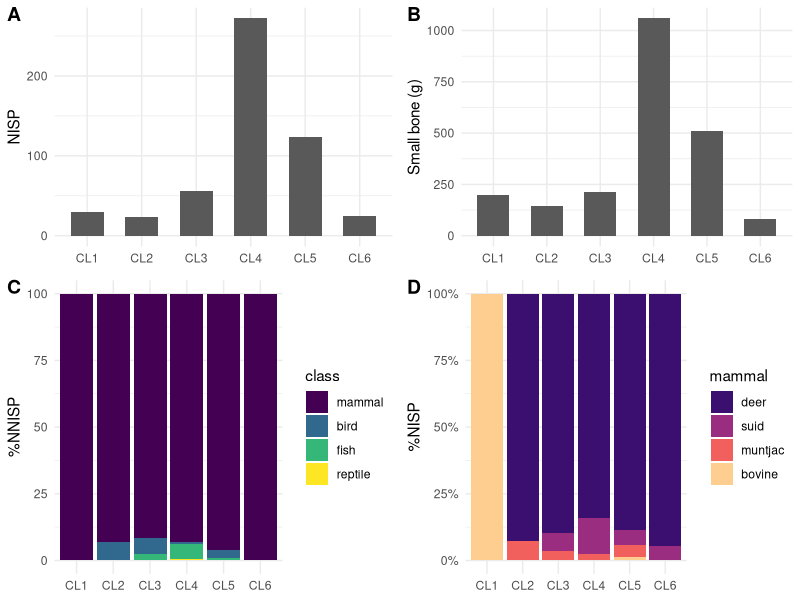
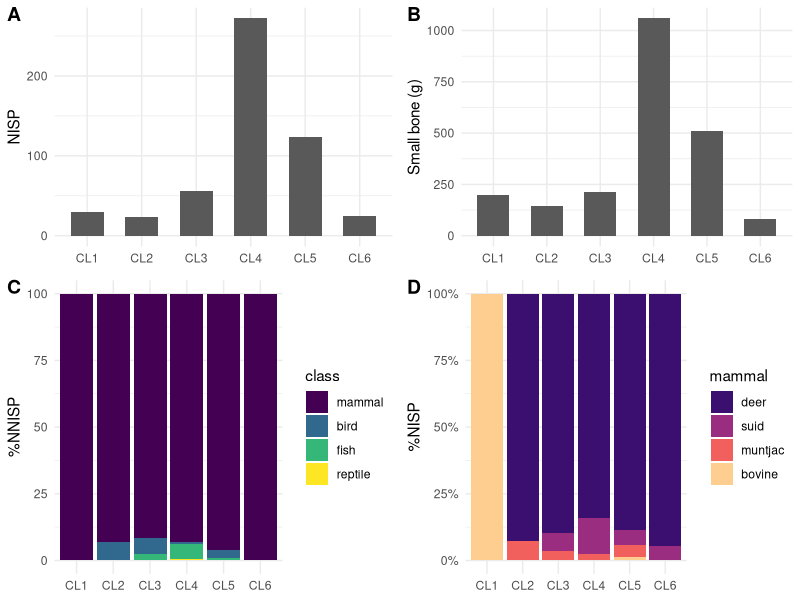

These figures' R source, in order: (Note: this script raises an error after producing the figures.)
library(tidyverse)
# read data
kwl_fauna <- readxl::read_excel(here::here("analysis","data","raw_data","KWL_faunal_P.xlsx"), sheet = 1,
                                col_types = "text")

kwl_fauna_HM <- readxl::read_excel(here::here("analysis","data","raw_data","KWL_faunal_HM.xlsx"), sheet = 1,
                                   col_types = "text")

kwl_fauna_broken <- readxl::read_excel(here::here("analysis","data","raw_data","broken_fauna.xlsx"), sheet = 1,
                                   col_types = "text")

sample_p <- readr::read_csv(here::here("analysis", "data", "raw_data", "kwl-list-of-sampling-squares.csv"))

kwl_chro_6 <- readxl::read_excel(here::here("analysis", "data", "raw_data", "KWL_chronology.xlsx"), sheet = 5)

# tidy chronological data
kwl_chro_tidy_6 <-
  kwl_chro_6 %>%
  mutate(area = str_sub(Pit, 5, 7), Pit = str_sub(Pit, 1, 4)) %>%
  mutate(area = ifelse(area == "", "ABCD", area)) %>%
  mutate(area = sapply(strsplit(area, ""), paste, collapse= ",")) %>%
  separate_rows(area) %>%
  pivot_longer(cols = starts_with("L"), names_to = "layer", values_to = "period") %>%
  mutate(layer = str_sub(layer, 2, 3)) %>%
  mutate(layer = ifelse(nchar(layer) == 1, paste0("0", layer), layer))

# combine faunal data of cultural layers and temporal sequences
fauna_sam <-
  kwl_fauna %>%
  mutate(Pit = paste(context, pit, sep = "")) %>%
  filter(Pit %in% sample_p$the_sq) %>%
  filter(componant == "上文化層" &!layer == "00") %>% #remove sc
  #filter(!str_detect(`總報告類別`, "[[:punct:]]+|[0-9]+")) %>%
  mutate(area = ifelse(is.na(area), "C", area)) %>% # assign an area to the blanks, which won't change the results
  left_join(kwl_chro_tidy_6, by = c("Pit" = "Pit", "layer" = "layer", "area" = "area"))

# combine faunal data of middens and temporal sequences
fauna_H_sam <-
  kwl_fauna_HM %>%
  select(-`空間號`, -`層   位`) %>%
  mutate(Pit = paste("P", pit, sep = "")) %>%
  filter(Pit %in% sample_p$the_sq) %>%
  filter(componant == "上文化層") %>%
  left_join(kwl_chro_tidy_6, by = c("Pit" = "Pit", "layer" = "layer", "area" = "area"))

# combine and tidy data from midden and cultural layers
fauna_combined_context_all <-
  rbind(fauna_sam, fauna_H_sam) %>% # combine the two datasets
  filter(!`部位/名稱` %in% c("角","犄角","角?")) %>%  #not associated with diet
  filter(!`部位/名稱`== "角基部"|!is.na(`部位/左右`)) %>% # associated with cranial parts
  mutate(`重量(g)` = as.numeric(`重量(g)`)) %>%
  group_by(taxa) %>%
  mutate(`Weight (g)` = sum(`重量(g)`, na.rm = T)) %>%
  ungroup() %>%
  mutate(period = factor(period, levels = c("CL1","CL2","CL3","CL4","CL5","CL6"), order = T)) %>%
  mutate(category = case_when(str_detect(animal, "sika")|str_detect(animal, "sambar")|
                                str_detect(animal, "e deer")~ "deer", str_detect(animal, "pig")|
                                str_detect(animal, "boar") ~ "suid", str_detect(animal, "fish") ~ "fish",
                              str_detect(animal, "cattle")|str_detect(animal, "buffalo")~ "bovine",
                              animal == "aves" ~ "bird", TRUE ~ animal)) %>%
  mutate(class = case_when(str_detect(taxa, "muntjac")|str_detect(taxa, "ammal")|str_detect(taxa, "erv")|
                             str_detect(taxa, "Sus")|str_detect(taxa, "Rattus")|str_detect(taxa, "Rusa")|
                             str_detect(taxa, "Bos")|str_detect(taxa, "Bubalus")~ "mammal",
                           str_detect(category, "fish") ~ "fish", str_detect(category, "bird") ~ "bird",
                           TRUE ~ "reptile")) %>%
  mutate(`部位/左右` = case_when(`部位/左右` == "Ｌ" ~ "L", `部位/左右` == "Ｒ" ~ "R", TRUE ~ `部位/左右`)) %>%
  mutate(category = fct_relevel(category, "deer","suid","muntjac","bovine","rat","bird","fish","turtle")) %>%
  mutate(cutmarks = ifelse(str_detect(`人為痕跡`, "切"), "yes", "no"),
         fractures = ifelse(str_detect(`人為痕跡`, "削")|str_detect(`人為痕跡`, "砍")|
                              str_detect(`人為痕跡`, "折")|str_detect(`人為痕跡`, "敲"), "yes", "no"),
         burning =  ifelse(str_detect(`人為痕跡`, "火")|str_detect(`人為痕跡`, "燒"), "yes", "no")) %>%
  filter(is.na(refitted)) # for NISP

# taxa counts
fauna_combined_taxa <-
  fauna_combined_context_all %>%
  count(taxa, `Weight (g)`) %>%
  mutate(taxa = str_replace(taxa, "cervidae", "cervid")) %>%
  mutate(taxa = case_when(str_detect(taxa, "mm") ~ paste("Indeterminate", tolower(taxa), sep =" "),
                          TRUE ~ taxa)) %>%
  mutate(`Common name` = case_when(str_detect(taxa, "Cer") ~ "Sika deer", str_detect(taxa, "Bub") ~
                                     "Water buffalo", str_detect(taxa, "Rus") ~ "Sambar deer",
                                   str_detect(taxa, "Ree") ~ "Muntjac", taxa == "Sus scrofa" ~ "Suid",
                                   str_detect(taxa, "Bos") ~ "Yellow cattle", str_detect(taxa, "Rat") ~
                                     "Rat", str_detect(taxa, "Pli") ~ "Catfish", str_detect(taxa, "Act") ~
                                     "Ray-finned fish", str_detect(taxa, "Tes") ~ "Turtle",
                                   str_detect(taxa, "cervid") ~ "Deer", taxa == "Sus scrofa domestica" ~
                                     "Domestic pig", taxa == "Aves" ~ "Birds")) %>%
  mutate(group = case_when(str_detect(`Common name`, "deer") ~ 1, str_detect(`Common name`, "Deer") ~ 2,
                           str_detect(taxa, "Sus") ~ 3, str_detect(taxa, "Bub")|str_detect(taxa, "Bos") ~ 4,
                           str_detect(taxa, "munt") ~ 5, str_detect(taxa, "Rat") ~ 6,
                           str_detect(`Common name`, "fish") ~ 7, str_detect(taxa, "Tes") ~ 8,
                           str_detect(taxa, "Ave") ~ 9, str_detect(taxa, "large m") ~ 10,
                           str_detect(taxa, "medium m") ~ 11, TRUE ~ 12)) %>%
  group_by(group) %>%
  arrange(desc(`Weight (g)`), .by_group = TRUE) %>%
  ungroup () %>%
  rename(Taxon = taxa, NISP = n) %>%
  select(Taxon, `Common name`,  NISP, `Weight (g)`) %>%
  bind_rows(summarise(., across(where(is.numeric), sum), across(where(is.character), ~"Total"))) %>%
  mutate(`Common name`= ifelse(is.na(`Common name`)|`Common name` == "Total", "-", `Common name`)) %>%
  mutate(Taxon = ifelse(Taxon == "Sus scrofa", "Sus spp.", Taxon))

# calculate MNI
fauna_combined_MNI <-
  fauna_combined_context_all %>%
  filter(!is.na(`部位/左右`)) %>%
  count(`部位/左右`, category, `部位/名稱`)

fauna_combined_context <- fauna_combined_context_all %>% filter(!taxa == "Rattus sp.") # remove rat

################### NISP & Taxonomic abundance ###################
# barplot I: NISP by period (NISP)
NISP_barplot <-
  fauna_combined_context %>%
  count(period) %>%
  drop_na() %>%
  ggplot(aes(x = period, y = n)) +
  geom_col(width = 0.6) + #geom_bar(stat = "identity", #  geom_col(width = 0.6) +  #
           #position = position_dodge2(preserve = "single"), widtg = 0.6) +
  labs(y = "NISP", x = NULL) +
  theme_minimal() +
  theme(legend.title=element_blank())

# barplot: across taxon
NISP_barplot_taxon <-
  fauna_combined_context %>%
  count(period, category) %>%
  drop_na() %>%
  ggplot(aes(x = period, y = n, fill = category)) +
  geom_bar(stat = "identity",
           position = position_dodge2(preserve = "single"), widtg = 0.6) +
  labs(y = "NISP", x = NULL) +
  theme_minimal() +
  theme(legend.title=element_blank())

# barplot II: broken bones (all taxa)
fauna_broken <-
  kwl_fauna_broken %>%
  mutate(area = ifelse(is.na(area), "C", area)) %>% # assign to blanks that won't change the pattern
  mutate(Pit = paste(context,pit, sep = "")) %>%
  filter(Pit %in% sample_p$the_sq) %>%
  left_join(kwl_chro_tidy_6) %>%
  filter(!is.na(period)) %>%
  mutate(`重量(g)` = as.numeric(`重量(g)`)) %>%
  group_by(period) %>%
  summarise(weight = sum(`重量(g)`))

fauna_broken_plot <-
  fauna_broken %>%
  mutate(period = factor(period, levels = c("CL1","CL2","CL3","CL4","CL5","CL6"), order = T)) %>%
  ggplot(aes(x= period, y= weight)) +
  geom_col(width = 0.6)+
  labs(x= NULL, y = "Small bone (g)") +
  theme_minimal()

# barplot III: classes of vertebrates by period (normed NISP across classes)
verte_class_barplot_normed <-
  fauna_combined_context %>%
  count(period, class) %>% #class
  drop_na(period, class) %>%
  mutate(NNISP = case_when(str_detect(class, "mammal") ~ n/205,
                           str_detect(class, "bird") ~ n/120,
                           str_detect(class, "fish") ~ n/150,
                           str_detect(class, "reptile") ~ n/200)) %>%
  mutate(class = factor(class, levels = c("mammal", "bird", "fish", "reptile"), ordered = TRUE)) %>%
  group_by(period) %>%
  summarise(total_per_period = sum(NNISP), across()) %>%
  mutate(`%NNISP` = (NNISP/total_per_period)*100) %>%
  ggplot(aes(x = period, y = `%NNISP`))+
  geom_bar(stat = "identity", aes(fill = class)) +
  labs(y = "%NNISP", x = NULL) +
  theme_minimal()

# barplot V: relative abundance of mammals by period
library(viridis)
verte_mammal_barplot <-
  fauna_combined_context %>%
  filter(class == "mammal") %>%
  drop_na(period, category) %>% # remove category to get absolute abundance
  mutate(category = factor(category, levels = c("deer", "suid", "muntjac", "bovine"), ordered = TRUE)) %>%
  ggplot(aes(x = period, fill = category))+
  geom_bar(position = "fill") +
  labs(y = "%NISP", x = NULL) +
  scale_y_continuous(labels = scales::percent) +
  theme_minimal() +
  scale_fill_viridis_d(option="magma", begin = 0.2, end = 0.9) +  #plasma
  guides(fill= guide_legend(title="mammal"))

library(cowplot)
top <- plot_grid(NISP_barplot, fauna_broken_plot, labels = c("A","B"))
bottom <- plot_grid(verte_class_barplot_normed, verte_mammal_barplot, labels = c('C', 'D'))
plot_grid(top, bottom, ncol = 1, align = "h", axis = 'l', rel_heights = c(1,1.2))

ggsave(here::here("analysis","figures", "NISP_pro_by_layer.png"),
       bg = "white",width = 7, height = 4, dpi = 360, units = "in")

################### ubiquity ###################
# calculate the number of units for each cultural layers
kwl_unit_per_period <-
  kwl_chro_6 %>%
  mutate(all = pmap_chr(select(., -Pit, -Grid), ~toString(unique(na.omit(c(...)))))) %>% # unite & remove duplicates
  mutate(unit = str_extract(Pit, "[A-Z]+[0-9]{3}")) %>%
  distinct(unit, .keep_all = TRUE) %>%
  mutate(CL1 = ifelse(str_detect(all, "CL1"), unit, NA)) %>% mutate(CL2 = ifelse(str_detect(all, "CL2"), unit, NA)) %>%
  mutate(CL3 = ifelse(str_detect(all, "CL3"), unit, NA)) %>% mutate(CL4 = ifelse(str_detect(all, "CL4"), unit, NA)) %>%
  mutate(CL5 = ifelse(str_detect(all, "CL5"), unit, NA)) %>% mutate(CL6 = ifelse(str_detect(all, "CL6"), unit, NA))

# count the units by cultural layers for later join
unit_by_period <-
  data.frame(unit_count = colSums(!is.na(kwl_unit_per_period))) %>%
  slice_tail(n = 6) %>%
  tibble::rownames_to_column("period")

# ubiquity of taxa from the 40 units by temporal sequences
fauna_ubiquity <-
  fauna_combined_context %>%
  select(Pit, layer, category, `重量(g)`, period, taxa) %>%
  count(period, Pit, category) %>%
  count(period, category) %>%
  drop_na(period, category) %>%
  left_join(unit_by_period) %>% # join the unit counts for each period
  mutate(ubiquity = paste(round(n/unit_count *100, 2), "%")) %>%
  select(-n, -unit_count) %>%
  pivot_wider(names_from = period, values_from = ubiquity) %>%
  arrange(category)

################### Skeletal part ###################
fauna_deer_only <-
  fauna_combined_context %>%
  filter(category %in% c("deer") & !is.na(period))

deer_element_BMD <- # based on Reitz and Wing (2008: 246, 247)
  fauna_deer_only %>%
  filter(!is.na(`部位/名稱`)) %>%
  count(`部位/名稱`,`部位/位置`) %>%
  mutate(part = paste0(`部位/名稱`,`部位/位置`)) %>%
  mutate(BMD = case_when(part == "astragaluscom." ~ 0.61, part %in% c("下顎及齒中段","下顎及齒片段","下顎骨片段", "下顎及齒前段") ~ 0.57,
         part == "下顎骨art." ~ 0.36, part == "下顎骨prox." ~ 0.61, part %in% c("尺骨art.", "尺骨com.", "尺骨prox.art.") ~ 0.45,
         part == "尺骨片段" ~ 0.44, part == "掌骨dis." ~ 0.58, part == "掌骨prox." ~ 0.69, part == "掌骨prox.art." ~ 0.56,
         part == "掌骨或蹠骨dis." ~ 0.575 , part == "掌骨或蹠骨dis.art." ~ 0.505, part == "掌骨或蹠骨prox." ~ 0.67,
         part %in% c("掌骨或蹠骨片段", "掌骨dis.sh.l") ~ 0.74, part == "橈骨dis." ~ 0.38, part == "橈骨dis.art." ~ 0.43,
         part == "橈骨prox." ~ 0.62, part == "橈骨prox.art." ~ 0.42, part %in% c("橈骨中段", "橈骨prox.art.sh.l") ~ 0.68,
         part %in% c("第1趾骨com.", "第1趾骨dis.") ~ 0.57, part  %in% c("第1趾骨片段", "趾骨片段") ~ 0.42, part == "第1趾骨prox." ~ 0.36,
         part == "第2趾骨prox." ~ 0.28, part %in% c("第2趾骨com.", "第2趾骨dis.","第2趾骨dis.art.") ~ 0.35,
         part == "第3趾骨com." ~ 0.25, part == "第二頸椎片段" ~ 0.16, part == "肋骨prox." ~ 0.26, part == "肋骨dor." ~ 0.25,
         part == "肋骨中段" ~ 0.40, part == "肋骨片段" ~ 0.24, part == "股骨dis.art." ~ 0.28, part == "股骨prox." ~ 0.36,
         part == "股骨prox.art." ~ 0.41, part %in% c("股骨中段", "股骨片段") ~ 0.57, part %in% c("肩胛骨art.", "肩胛骨dis.art.") ~ 0.36,
         part %in% c("肩胛骨dis.", "肩胛骨中段") ~ 0.49, part == "肩胛骨片段" ~ 0.34, part %in% c("肱骨dis.art.sh.", "肱骨dis.sh.")  ~ 0.63,
         part == "肱骨dis.art."  ~ 0.39, part %in% c("肱骨prox.art.", "肱骨prox.")  ~ 0.24, part %in% c("肱骨中段", "肱骨片段")  ~ 0.53,
         part == "胸椎片段" ~ 0.24, part == "胸骨片段" ~ 0.22, part == "脊椎片段"  ~ 0.27, part == "腰椎axi."  ~ 0.29,
         part %in% c("脛骨dis.", "脛骨dis.art.sh.") ~ 0.51, part == "脛骨dis.art."  ~ 0.50, part %in% c("脛骨prox.", "脛骨prox.art.") ~ 0.30,
         part %in% c("脛骨中段", "脛骨dis.art.sh.l") ~ 0.74, part == "腕骨cun.com." ~ 0.72, part == "腕骨trap.com." ~ 0.74,
         part == "腕骨sca.com." ~ 0.98, part == "腕骨unc.com." ~ 0.78, part %in% c("薦骨axi.", "薦骨片段") ~ 0.19,
         part %in% c("跗骨com.", "跗骨片段") ~ 0.62, part %in% c("跟骨com.", "跟骨片段") ~ 0.64, part == "跟骨dis.art." ~ 0.41,
         part == "蹠骨dis.art." ~ 0.50, part %in% c("蹠骨dis.sh.l", "蹠骨中段") ~ 0.74, part == "蹠骨prox." ~ 0.65,
         part == "蹠骨prox.art." ~ 0.55, part == "頸椎prox.art." ~ 0.16, part == "髖骨art." ~ 0.27, part == "髖骨isc." ~ 0.41,
         part == "髖骨ili.art." ~ 0.49,  part == "上肢骨中段" ~ 0.63)) %>%
  filter(!is.na(BMD)) %>%
  group_by(`部位/名稱`, BMD) %>%
  summarise(NISP = sum(n, na.rm = T)) %>%
  mutate(exp_NISP = case_when(`部位/名稱` %in% c("第1趾骨", "第2趾骨", "趾骨") ~ 17*8, `部位/名稱` == "第3趾骨" ~ 17*4,
                              `部位/名稱` %in% c("第二頸椎","頸椎", "薦骨", "胸骨") ~ 17*1, `部位/名稱` == "腰椎" ~ 17*6,
                              `部位/名稱` %in% c ("脊椎", "胸椎") ~ 17*13, `部位/名稱` == "肋骨" ~ 17*26,
                              TRUE ~ 17*2)) %>%
  mutate(sur_per = NISP/exp_NISP*100)

write.csv(deer_element_BMD, here::here("analysis", "data", "derived_data", "deer_BMD.csv"))

Survival_BMD <-
  deer_element_BMD %>%
  ggplot(aes(x= BMD, y= sur_per)) +
  geom_point() +
  labs(x= "Bone Mineral Density", y= "% Survivorship") +
  scale_y_continuous(breaks = seq(0, 100, by = 20)) +
  theme_minimal()

lm_sur_BMD <- summary(lm(NISP ~ BMD, data = deer_element_BMD))
cor_sur_BMD <- cor.test(deer_element_BMD$NISP, deer_element_BMD$BMD)

fauna_deer_portion <-
  fauna_deer_only %>%
  mutate(portion = case_when(
    `部位/名稱` %in% c("胸椎","腰椎","頸椎","第二頸椎","脊椎","肋骨","薦骨","胸骨") ~ "axial",
    `部位/名稱` %in% c("肩胛骨","肱骨","尺骨","橈骨") ~ "upper forelimb", #upper limb, "上肢骨"
    `部位/名稱` %in% c("脛骨","髖骨","股骨") ~ "upper hindlimb",
    `部位/名稱` %in% c("掌骨","掌骨或蹠骨","蹠骨","跗骨","腕骨","跟骨","astragalus") ~ "lower limb",
    `部位/名稱` %in% c("上顎骨","上顎及齒","下顎及齒","下顎骨","枕骨","頭骨","顱骨", "角基部") ~ "head", #
    `部位/名稱` %in% c("第1趾骨","第2趾骨","第3趾骨","趾骨") ~ "foot"))  #"上顎齒","下顎齒","臼齒","齒"

deer_metapodials <-
  fauna_deer_only %>%
  mutate(metapodials = case_when(`部位/名稱` == "掌骨" ~ "metacarpals", `部位/名稱` == "蹠骨" ~ "metatarsals",
                                 `部位/名稱` == "掌骨或蹠骨" ~ "metapodials")) %>%
  filter(!is.na(metapodials)) %>%
  count(period, metapodials)


deer_portion_plot <-
  fauna_deer_portion %>%
  select(period, portion, animal) %>%
  drop_na() %>%
  count(period, portion) %>%
  mutate(period = factor(period, levels = c("CL1","CL2","CL3","CL4","CL5","CL6"))) %>% #ordered = TRUE
  mutate(portion= factor(portion, levels = c('head','upper forelimb','upper hindlimb','axial','lower limb','foot'))) %>%
  ggplot(aes(period, n, fill = portion)) + #fill = portion
  geom_bar(stat = "identity",
           position = position_dodge2(preserve = "single"), widtg = 0.6) + #stat = "identity", position = "fill"
  labs(x = "Cultural layer", y = "NISP") +
  guides(fill= guide_legend(title="deer portion")) +
  scale_fill_viridis_d(labels = c('head','upper forelimb','upper hindlimb','axial','lower limb','foot')) +
  theme_minimal()

# long bones
deer_long_bone <-
  fauna_deer_only %>%
  filter(`部位/名稱` %in% c("脛骨","股骨","肱骨","橈骨","尺骨","上肢骨","掌骨","掌骨或蹠骨","蹠骨")) %>%
  count(period, `部位/位置`) %>%
  mutate(zone = case_when(str_detect(`部位/位置`, "prox.")|`部位/位置` == "art." ~ "proximal",
                          str_detect(`部位/位置`, "dis.") ~ "distal", str_detect(`部位/位置`, "com.") ~ "complete",
                          str_detect(`部位/位置`, "段") ~ "medial"))

long_bone_period <-
  fauna_deer_only %>%
  filter(`部位/名稱` == "上肢骨") %>%
  count(period)

deer_longbone_pro <-
  deer_long_bone %>%
  ggplot(aes(x = period, fill = zone)) +
  geom_bar(position = "fill", width = 0.7) +
  labs(y = "%NISP", x = "cultural layer") +
  scale_y_continuous(labels = scales::percent) +
  theme_minimal()

plot_grid(deer_portion_plot, Survival_BMD,
          labels = c('A', 'B'), rel_widths = c(2.2, 1), label_size = 12)

ggsave(here::here("analysis", "figures", "deer_elements.png"), h = 3, w = 10, units = "in")

################### fragmentation #######################
# calculate MNE
deer_MNE <-
  fauna_deer_only  %>%
  filter(!is.na(`部位/左右`)&is.na(overlap)) %>% #remove overlapped fragments
  count(period,`部位/左右`,`部位/名稱`,`部位/位置`) %>%
  group_by(period) %>%
  summarise(MNE = sum(n), across())

deer_NISP <- fauna_deer_only %>% count(period) %>% rename(NISP = n)

frag_index <- left_join(deer_MNE, deer_NISP) %>% mutate(index = MNE/NISP)

weight_head <-
  fauna_deer_portion %>%
  mutate(`重量(g)` = as.numeric(`重量(g)`)) %>%
  filter(portion == "head") %>%
  group_by(period) %>%
  summarise(weight = sum(`重量(g)`, na.rm = T)) %>%
  filter(!is.na(period)) %>%
  ggplot(aes(x= period, y=weight,  width=0.5)) +
  geom_bar(stat="identity")+
  theme_minimal()

#ggsave(here::here("analysis", "figures", "talk-fauna-6.png"), h = 2, w =4, units = "in")

################### Cut marks ###################
# count cut marks across taxa
fauna_total_cut <-
  fauna_combined_context %>%
  filter(cutmarks == "yes") %>%
  group_by(taxa, period) %>%
  count() %>%
  drop_na(period, taxa)

# joints of major limbs for deer
fauna_deer_joints <- # based on Lyman (2005)
  fauna_deer_portion  %>%
  mutate(part = paste0(`部位/名稱`,`部位/位置`)) %>%
  select(period, cutmarks, part, "人為痕跡", "部位/名稱") %>%
  mutate(joint = case_when(str_detect(part, "肩胛骨dis")|str_detect(part, "肩胛骨art")|str_detect(part, "肱骨prox") ~ "shoulder",
         str_detect(part, "肱骨dis")|str_detect(part, "橈骨prox")|str_detect(part, "尺骨prox")|str_detect(part, "尺骨art") ~ "elbow",
         str_detect(part, "橈骨dis")|str_detect(part, "尺骨dis")|str_detect(part, "腕骨")|str_detect(part, "掌骨prox") ~ "wrist",
         str_detect(part, "髖骨art")|str_detect(part, "髖骨ili")|str_detect(part, "股骨prox") ~ "hip",
         str_detect(part, "股骨dis")|str_detect(part, "脛骨prox") ~ "knee",
         str_detect(part, "脛骨dis")|str_detect(part, "跟骨") |str_detect(part, "跗骨")|
         str_detect(part, "astragalus")|str_detect(part, "蹠骨prox") ~ "ankle")) #"蹠骨(或掌骨)"

# deer joints with cutmarks
fauna_deer_cut <-
  fauna_deer_joints %>%
  filter(cutmarks == "yes"|str_detect("人為痕跡", "砍")) %>%
  group_by(period, joint) %>%
  count() %>%
  rename(`NISP with cutmarks` = n) %>%
  drop_na()

# deer joints in total
deer_cut_pro <-
  fauna_deer_joints %>%
  group_by(period, joint) %>%
  count() %>%
  left_join(fauna_deer_cut) %>%
  rename(NISP = n) %>%
  drop_na() %>%
  #mutate_all(funs(ifelse(is.na(.), 0, .))) %>%
  #mutate(proportion = round(`NISP with cutmarks`/NISP, 2), NNISP = NISP/2) %>% #%NNISP= NNISP/sum(NNISP)
  group_by(period) %>%
  mutate(proportion  = `NISP with cutmarks`/NISP)

# plot joins with cut marks
deer_cut_plot <-
  ggplot(deer_cut_pro, aes(x = period, y = proportion,
         fill = factor(joint, levels = (c("shoulder","elbow","wrist","hip","knee","ankle"))))) +
  geom_bar(stat = "identity", position = position_dodge2(preserve = "single")) +
  scale_color_discrete(breaks=c("CL1", "CL2", "CL3", "CL4", "CL5", "CL6")) +
  labs(x = "Cultural layer", y = "%NISP") +
  guides(fill= guide_legend(title="joints"))+
  scale_fill_viridis_d(labels=c("shoulder","elbow","wrist","hip","knee","ankle")) +
  theme_minimal()

ggsave(here::here("analysis", "figures", "deer_cutmarks.png"), w =6, h = 2.5, units = "in")

# t-test (for two groups only)
res <- deer_cut_pro %>% filter(period %in% c("CL4", "CL5"))
t.test(proportion ~ period, data = res)

################### cut marks related to skinning ###################
# Skeletal elements related to skinning
deerskin_portion <-
  fauna_deer_only %>%
  mutate(skinning_cut = case_when(
    str_detect(.$`部位/名稱`, "掌骨")|str_detect(.$`部位/名稱`, "蹠骨") ~ "metapodials",
    str_detect(.$`部位/名稱`, "腕骨")|str_detect(.$`部位/名稱`, "跗骨") ~ "carpal/tarsal",
    str_detect(.$`部位/名稱`, "趾骨") ~ "phalanges", str_detect(.$`部位/名稱`, "頸椎")|
    str_detect(.$`部位/名稱`, "枕骨") ~ "neck/tail regions", TRUE ~ "others"))

# NISP for skeletal elements related to skinning
deerskin_portion_NISP <-
  deerskin_portion %>%
  filter(!skinning_cut == "others") %>%
  group_by(period, skinning_cut) %>%
  count() %>%
  rename(NISP_skin_bone = n) %>%
  drop_na()

# plot bones associated with hide removal processes
deer_skinning_related <-
  deerskin_portion_NISP %>%
  ggplot(aes(x = period, y = NISP_skin_bone , fill = skinning_cut)) +
  scale_color_discrete(breaks=c("CL1", "CL2", "CL3", "CL4", "CL5", "CL6")) +
  geom_bar(stat = "identity", position = position_dodge2(preserve = "single")) +
  labs(x = NULL, y = "NISP") +
  scale_fill_viridis_d(labels=c('carpal/\ntarsal', 'metapodials', 'neck/\ntail regions', 'phalanges')) +
  theme_minimal()

# NISP with skinning cut marks
deerskin_portion_NISP_cut <-
  deerskin_portion %>%
  filter(!skinning_cut == "others") %>%
  filter(str_detect(`人為痕跡`, "s")) %>%
  group_by(period, skinning_cut) %>%
  count() %>%
  left_join(deerskin_portion_NISP) %>%
  mutate(proportion = n/NISP_skin_bone)

# plot the proportion of skinning bones with cutmarks
deer_cut_skinning <-
  deerskin_portion_NISP_cut %>%
  ggplot(aes(x = period, y = proportion , fill = skinning_cut)) +
  scale_color_discrete(breaks=c("CL1", "CL2", "CL3", "CL4", "CL5", "CL6")) +
  geom_bar(stat = "identity", position = position_dodge2(preserve = "single")) +
  labs(x = NULL, y = "%NISP") +
  scale_fill_viridis_d(labels=c('carpal/\ntarsal', 'metapodials', 'phalanges','neck/\ntail regions')) +
  theme_minimal()

# combine
plot_grid(deer_cut, deer_cut_skinning, labels = c('A', 'B'), rel_widths = c(1, 1.55), label_size = 12)

ggsave(here::here("analysis", "figures", "deer-cut.png"), h = 4, w =8, units = "in")

# t-test
res <- t.test(cut_percent ~ period, data = fauna_deer_skin_NNISP)

###############modification################
# bones with surface modifications
burned_deer <- fauna_deer_only %>% filter(burning == "yes") %>% count(period) %>% rename(burned = n)
cutmark_deer <- fauna_deer_only %>% filter(cutmarks == "yes") %>% count(period) %>% rename(cutmarks = n)
frac_deer <- fauna_deer_only %>% filter(fractures  == "yes") %>%
  filter(`部位/名稱` %in% c("脛骨","股骨","肱骨","橈骨","上肢骨","掌骨","掌骨或蹠骨","蹠骨")) %>%
  count(period) %>% rename(fractures = n)
post_deposit <-fauna_deer_only %>% filter(!is.na(`保存狀態`)) %>% count(period) %>%
  rename(`post-deposition` = n)

list_modif <- list(burned_deer, cutmark_deer, frac_deer, post_deposit, deer_NISP)

# join
deer_modify <-
  list_modif %>%
  reduce(inner_join, by = 'period') %>%
  mutate(cut_per = round(cutmarks/NISP, 3) * 100, burn_per = round(burned/NISP, 3) * 100,
         frac_per = round(fractures/NISP, 3) * 100, post_per= round(`post-deposition`/NISP, 3) * 100) %>%
  mutate(burned = paste(burned, paste0("(", burn_per, " %)")),
         cutmarks = paste(cutmarks, paste0("(", cut_per, " %)")),
         fractures = paste(fractures, paste0("(", frac_per, " %)")),
         `post-deposition` = paste(`post-deposition`, paste0("(", post_per, " %)"))) %>%
  rename(`cut marks` = cutmarks) %>%
  select(-cut_per, -frac_per, -burn_per, -post_per)

# other exploration
root <-fauna_deer_only %>% filter(str_detect(`保存狀態`, "X")) %>% count(period) %>% left_join(deer_NISP) %>%
  mutate(root_per = n/NISP)
weather <-fauna_deer_only %>% filter(str_detect(`保存狀態`, "$")) %>% count(period) %>% left_join(deer_NISP) %>%
  mutate(weather_per = n/NISP)

deer_age <-
  fauna_deer_only %>%
  filter(!is.na(`部位/左右`)&is.na(overlap)) %>% #remove overlapped fragments
  mutate(age = case_when(str_detect(`個體/年齡`, "幼")~"young", TRUE ~ "mature")) %>%
  filter(!is.na(age)) %>%
  count(period, age,`部位/左右`,`部位/名稱`)

# pig
pig_bone <-
  fauna_combined_context %>%
  filter(category == "suid") %>%
  count(period, `部位/名稱`, `部位/左右`, `個體/年齡`)
